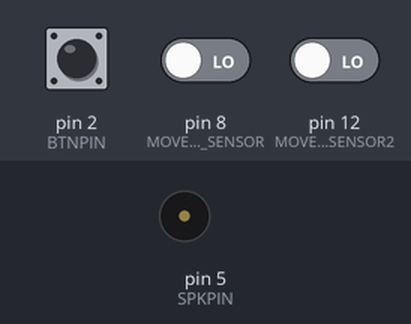
Bench run of a sketch on a simulated Arduino Uno, built with avr-gcc and run on an emulated ATmega328P. Shown: buzzer (waves = sounding). Inputs (shaded band) come from the test bench; at power-on: pin 2 (BTNPIN) LOW, pin 8 (MOVEMENT_SENSOR) LOW, pin 12 (MOVEMENT_SENSOR2) LOW.

Above: at 1.3 s.
1.4 s: pin 2 (BTNPIN) pulled HIGH for 0.3 s
At 2.2 s:
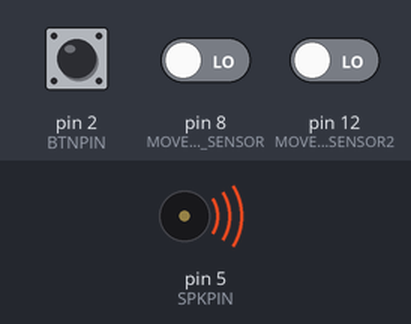
Timing chart, 0 to 4.4 s (numbered marks = the images above; inputs shaded):
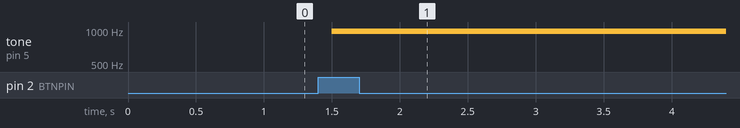

Measured:
- after the input at 1.4 s, tone on pin 5 (SPKPIN): silent → 977 Hz after 0.10 s

The sketch:

zvoncica.ino
```cpp
int BTNPIN = 2;
int SPKPIN = 5;
int MOVEMENT_SENSOR = 8;
int MOVEMENT_SENSOR2 = 12;

long counter = 200000;

void setup() {
  pinMode(SPKPIN, OUTPUT);
  pinMode(BTNPIN, INPUT);
  //Serial.begin(19200);
  Serial.println("Starting.");
}

void loop() {
 if (digitalRead(MOVEMENT_SENSOR2) == HIGH) {
      Serial.println("drugi senzor");
 }

 if (digitalRead(MOVEMENT_SENSOR) == HIGH) {
      Serial.println("prvi senzor");
 }
 delay(500);
  counter++;
  if (digitalRead(BTNPIN) == HIGH) {
    taster_za_zvono();
  }
  else {
    analogWrite(SPKPIN, 0);
  }
  if (digitalRead(MOVEMENT_SENSOR) == HIGH && counter > 200000) {
    Serial.println("prvi senzor");

    if (digitalRead(MOVEMENT_SENSOR2) == HIGH) {
      Serial.println("drugi senzor");
      senzor_pokreta();
      Serial.println(counter);
      counter = 0;
    }
    delay(1000);

  }
  else {
    analogWrite(SPKPIN, 0);
  }
}
void senzor_pokreta() {
  analogWrite(SPKPIN, 250);
  delay(50);
  analogWrite(SPKPIN, 0);
  delay(50);
  analogWrite(SPKPIN, 250);
  delay(50);
  analogWrite(SPKPIN, 0);
  delay(50);
  analogWrite(SPKPIN, 250);
  delay(50);
  analogWrite(SPKPIN, 0);
  delay(300);
  analogWrite(SPKPIN, 250);
  delay(50);
  analogWrite(SPKPIN, 0);
  delay(50);
  analogWrite(SPKPIN, 250);
  delay(50);
  analogWrite(SPKPIN, 0);
  delay(50);
  analogWrite(SPKPIN, 250);
  delay(50);
  analogWrite(SPKPIN, 0);

}
void taster_za_zvono() {
  analogWrite(SPKPIN, 200);
  delay(300);
  analogWrite(SPKPIN, 0);
  delay(100);
  analogWrite(SPKPIN, 200);
  delay(300);
  analogWrite(SPKPIN, 0);
  delay(300);

  analogWrite(SPKPIN, 200);

  Serial.println("stisnuo");
  delay(100);
  analogWrite(SPKPIN, 0);
  delay(100);
  analogWrite(SPKPIN, 150);
  delay(100);
  analogWrite(SPKPIN, 0);
  delay(100);
  analogWrite(SPKPIN, 200);
  analogWrite(SPKPIN, 200);

  Serial.println("stisnuo");
  delay(100);
  analogWrite(SPKPIN, 0);
  delay(100);
  analogWrite(SPKPIN, 150);
  delay(100);
  analogWrite(SPKPIN, 0);
  delay(100);
  analogWrite(SPKPIN, 200);

  delay(200);
}
```
